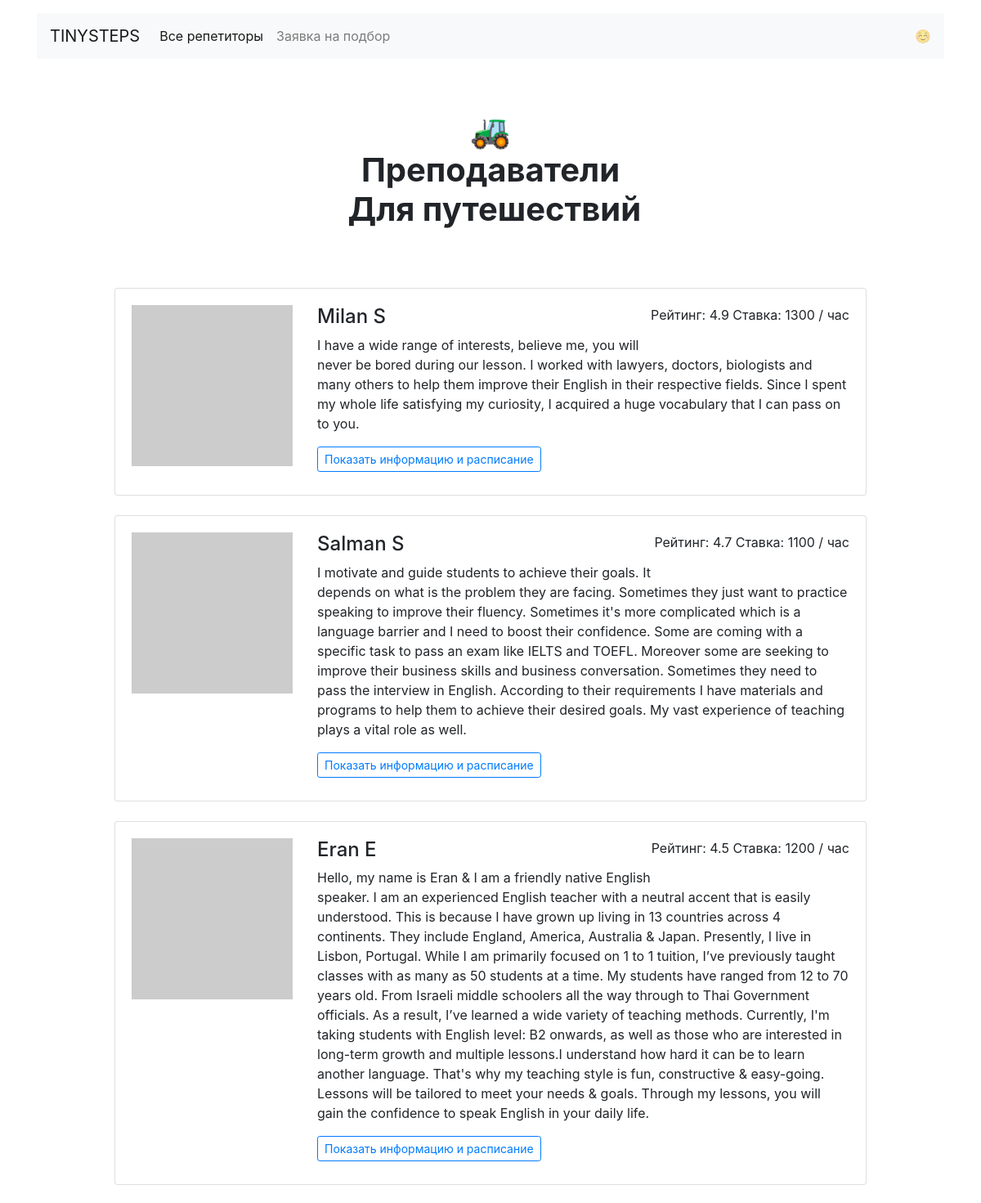
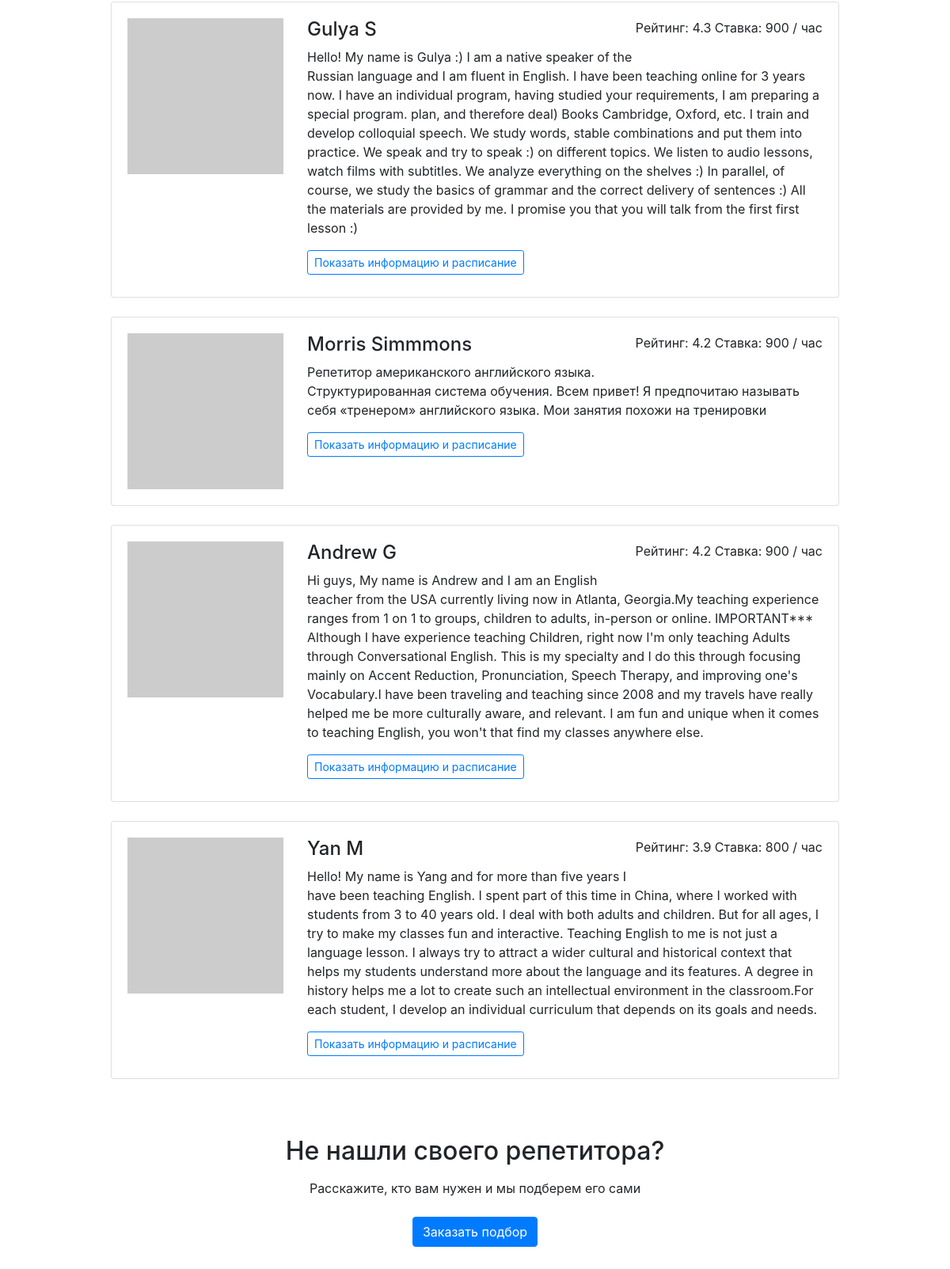
Page /goals/travel/ on the committed database (2 pictures, top to bottom).
### teachers_agg/models.py (models this page shows)
class Goal(db.Model):
    __tablename__ = 'goals'
    id = db.Column(db.Integer, primary_key=True)
    goal = db.Column(db.String, nullable=False)
    value = db.Column(db.String, nullable=False)
    teachers = db.relationship('Teacher', secondary='teachers_goals', back_populates='goals')

class Teacher(db.Model):
    __tablename__ = 'teachers'
    id = db.Column(db.Integer, primary_key=True)
    name = db.Column(db.String, nullable=False, unique=True)
    about = db.Column(db.String, nullable=False)
    rating = db.Column(db.Float, nullable=False)
    picture_src = db.Column(db.String, nullable=False)
    price = db.Column(db.Integer, nullable=False)
    free = db.Column(db.String, nullable=False)
    goal = db.Column(db.String, nullable=False)
    booking = db.relationship('Booking', back_populates='teacher')
    goals = db.relationship('Goal', secondary='teachers_goals', back_populates='teachers')

### teachers_agg/views.py (the view)
@app.route("/goals/<goal>/")
def get_goal(goal):
    teachers = Teacher.query.filter(Teacher.goal.like("%{}%".format(goal))).all()
    goal_value = Goal.query.filter(Goal.goal == goal).first()
    return render_template("goal.html", teachers=teachers, goal_value=goal_value)

### teachers_agg/templates/goal.html
{% extends 'base.html' %}
{% block content %}
  <main class="container mt-3">
    <h1 class="h1 text-center w-50 mx-auto mt-1 py-5 mb-4"><strong>🚜<br />Преподаватели <br>  {{ goal_value.value }}</strong></h1>
      <div class="row">
      <div class="col-12 col-lg-10 offset-lg-1 m-auto">
        {% for teacher in teachers|sort(attribute='rating', reverse=True) %}
          <div class="card mb-4">
            <div class="card-body">
              <div class="row">
                <div class="col-3"><img src="{{ teacher.picture_src }}" class="img-fluid" alt=""></div>
                <div class="col-9">
                  <p class="float-right">Рейтинг: {{ teacher.rating }} Ставка: {{ teacher.price }} / час</p>
                  <h2 class="h4">{{ teacher.name }}</h2>
                  <p>{{ teacher.about }}</p>
                  <a href="{{ url_for('profile', id=teacher.id) }}" class="btn btn-outline-primary btn-sm mr-3 mb-2">Показать информацию и расписание</a>
                </div>
              </div>
            </div>
          </div>
          {% endfor %}
      </div>
    </div>
    <h2 class="text-center mt-5 mb-3">Не нашли своего репетитора?</h2>
    <p class="text-center mb-4">Расскажите, кто вам нужен и мы подберем его сами</p>
    <div class="text-center pb-5">
        <a href="{{ url_for('request_select') }}" class="btn btn-primary">Заказать подбор</a>
    </div>
  </main>
{% endblock %}

### rows in the picture
Goal: value "Для путешествий"
Teacher: rating "4.9", price "1300", name "Milan S", about "I have a wide range of interests, believe me, you will never be bored during our lesson. I worked with lawyers, doctors, biologists and many others to help them improve their English in their respective fields. Since I spent my whole life satisfying my curiosity, I acquired a huge vocabulary that I can pass on to you."
Teacher: rating "4.7", price "1100", name "Salman S", about "I motivate and guide students to achieve their goals. It depends on what is the problem they are facing. Sometimes they just want to practice speaking to improve their fluency. Sometimes it's more complicated which is a language barrier and I need to boost their confidence. Some are coming with a specific task to pass an exam like IELTS and TOEFL. Moreover some are seeking to improve their business skills and business conversation. Sometimes they need to pass the interview in English. According to their requirements I have materials and programs to help them to achieve their desired goals. My vast experience of teaching plays a vital role as well."
Teacher: rating "4.5", price "1200", name "Eran E", about "Hello, my name is Eran & I am a friendly native English speaker. I am an experienced English teacher with a neutral accent that is easily understood. This is because I have grown up living in 13 countries across 4 continents. They include England, America, Australia & Japan. Presently, I live in Lisbon, Portugal. While I am primarily focused on 1 to 1 tuition, I’ve previously taught classes with as many as 50 students at a time. My students have ranged from 12 to 70 years old. From Israeli middle schoolers all the way through to Thai Government officials. As a result, I’ve learned a wide variety of teaching methods. Currently, I'm taking students with English level: B2 onwards, as well as…"
Teacher: rating "4.3", price "900", name "Gulya S", about "Hello! My name is Gulya :) I am a native speaker of the Russian language and I am fluent in English. I have been teaching online for 3 years now. I have an individual program, having studied your requirements, I am preparing a special program. plan, and therefore deal) Books Cambridge, Oxford, etc. I train and develop colloquial speech. We study words, stable combinations and put them into practice. We speak and try to speak :) on different topics. We listen to audio lessons, watch films with subtitles. We analyze everything on the shelves :) In parallel, of course, we study the basics of grammar and the correct delivery of sentences :) All the materials are provided by me. I promise you…"
Teacher: rating "4.2", price "900", name "Morris Simmmons", about "Репетитор американского английского языка. Структурированная система обучения. Всем привет! Я предпочитаю называть себя «тренером» английского языка. Мои занятия похожи на тренировки"
Teacher: rating "4.2", price "900", name "Andrew G", about "Hi guys, My name is Andrew and I am an English teacher from the USA currently living now in Atlanta, Georgia.My teaching experience ranges from 1 on 1 to groups, children to adults, in-person or online. IMPORTANT*** Although I have experience teaching Children, right now I'm only teaching Adults through Conversational English. This is my specialty and I do this through focusing mainly on Accent Reduction, Pronunciation, Speech Therapy, and improving one's Vocabulary.I have been traveling and teaching since 2008 and my travels have really helped me be more culturally aware, and relevant. I am fun and unique when it comes to teaching English, you won't that find my classes anywhere else."
Teacher: rating "3.9", price "800", name "Yan M", about "Hello! My name is Yang and for more than five years I have been teaching English. I spent part of this time in China, where I worked with students from 3 to 40 years old. I deal with both adults and children. But for all ages, I try to make my classes fun and interactive. Teaching English to me is not just a language lesson. I always try to attract a wider cultural and historical context that helps my students understand more about the language and its features. A degree in history helps me a lot to create such an intellectual environment in the classroom.For each student, I develop an individual curriculum that depends on its goals and needs."
